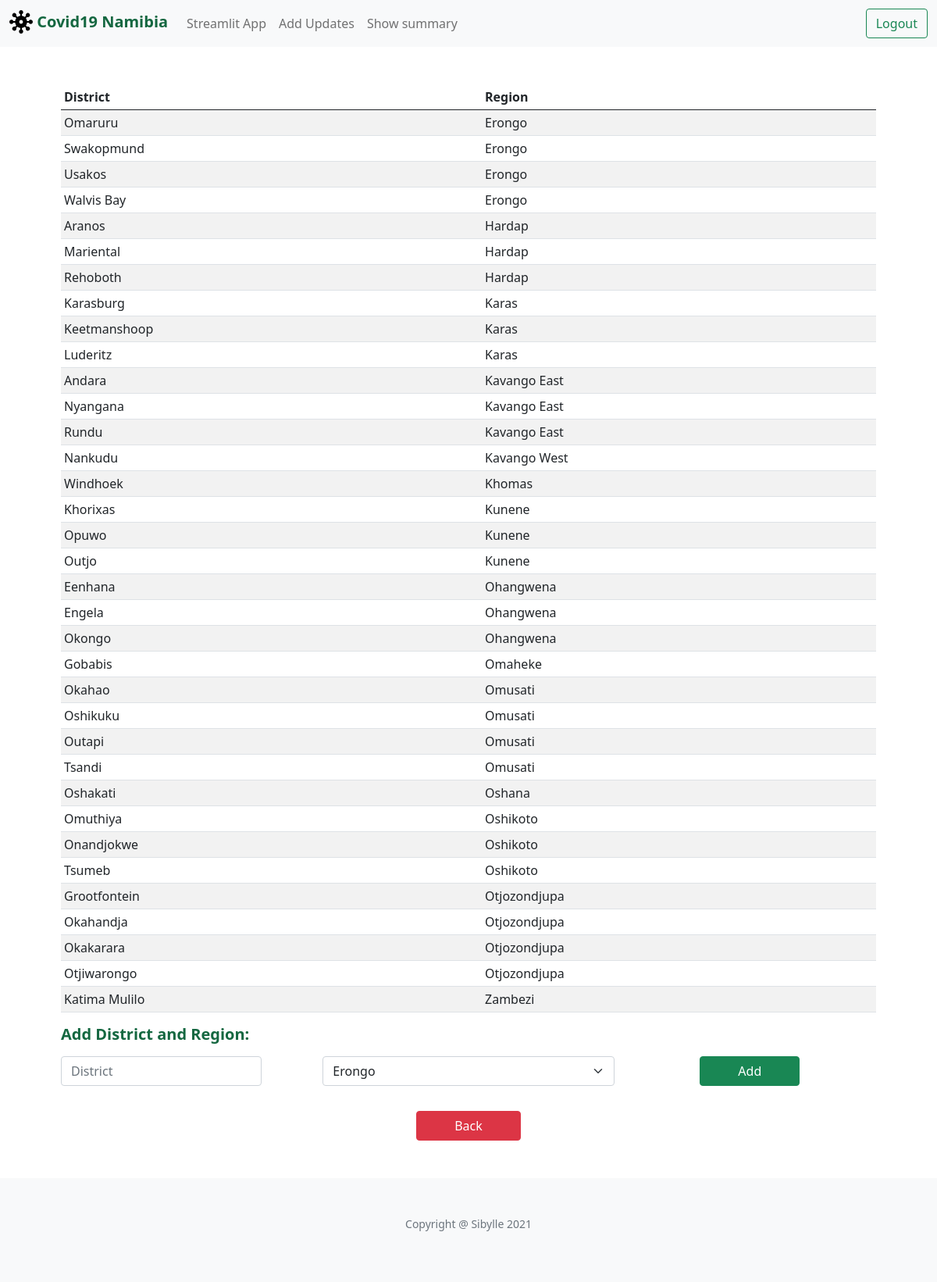
The page /add_district (signed in) on the database its author committed.
### tables this page shows
CREATE TABLE districts(id INTEGER PRIMARY KEY, district TEXT NOT NULL, region TEXT NOT NULL);

### application.py (the view)
@app.route("/add_district", methods=["GET", "POST"])
@login_required
def add_district():
    if request.method == "POST":
        existing_districts=[]
        rows= db.execute("SELECT district FROM districts")
        for d in rows:
            existing_districts.append(d["district"])
            print(d["district"])
        if not request.form.get("district"):
            return apology("must provide district", 400)
        if not request.form.get("region"):
            return apology("must provide region", 400)
        if request.form.get("district") in existing_districts:
            return apology("district already exists", 400)
        else:
            db.execute("INSERT INTO districts(district,region) VALUES (?,?)",
                       request.form.get("district"), request.form.get("region"))
        districts = db.execute("SELECT * FROM districts ORDER BY region,district")
        return render_template("add_district.html",districts=districts)
    else:
        db.execute("CREATE TABLE IF NOT EXISTS districts(id INTEGER PRIMARY KEY, district TEXT NOT NULL, region TEXT NOT NULL)")
        db.execute("CREATE UNIQUE INDEX IF NOT EXISTS index_districts ON districts (district)")
        districts = db.execute("SELECT * FROM districts ORDER BY region,district")
        return render_template("add_district.html",districts=districts)

### application.py (called while the page is built)
def login_required(f):
    @wraps(f)
    def decorated_function(*args, **kwargs):
        if session.get("user_id") is None:
            return redirect("/login")
        return f(*args, **kwargs)
    return decorated_function

@app.after_request
def after_request(response):
    response.headers["Cache-Control"] = "no-cache, no-store, must-revalidate"
    response.headers["Expires"] = 0
    response.headers["Pragma"] = "no-cache"
    return response

### templates/add_district.html (shortened to what this page needs)
{% extends "layout.html" %}
{% block main %}
  <table class="table table-sm table-striped">
    <thead>
        <tr>
            <th scope="col">District</th>
            <th scope="col">Region</th>
        </tr>
    </thead>
    <tbody>
        {% if districts %}
        {% for row in districts %}
        <tr>
            <td class="text-left">{{ row.district }}</td>
            <td class="text-left">{{ row.region }}</td>
        </tr>
        {% endfor %}
        {% endif %}
    </tbody>
  </table>
    <form action="/add_district" method="post">
    	<h5 class="mb-3"> Add District and Region:</h5>
    	<div class="row">
        <div class="form-group col mb-2">
            <input autocomplete="off" autofocus class="form-control" name="district" placeholder="District" type="text">
        </div>
		<select class="form-select col mb-2" aria-label="Default select example" name="region">
		  <option selected>Erongo</option>
		</select>
        <div class="text-center col">
        	<button class="btn btn-success px-5" type="submit">Add</button>
        </div>
    </div>
    </form>
    <div class="text-center mt-4">
      <a class="btn btn btn-danger px-5" href="./" role="button">Back</a>
  </div>
{% endblock %}

### static/styles.css (style rules this page uses)
body { font-weight: 400; font-style: normal; font-size: 16px; opacity: 1; visibility: visible; }
h2,h5 { color: #146740; font-weight:600; }
.form-control { display: inline-block; width: auto; }

### rows shown on the page
districts: district "Omaruru", region "Erongo"
districts: district "Swakopmund", region "Erongo"
districts: district "Usakos", region "Erongo"
districts: district "Walvis Bay", region "Erongo"
districts: district "Aranos", region "Hardap"
districts: district "Mariental", region "Hardap"
districts: district "Rehoboth", region "Hardap"
districts: district "Karasburg", region "Karas"
districts: district "Keetmanshoop", region "Karas"
districts: district "Luderitz", region "Karas"
districts: district "Andara", region "Kavango East"
districts: district "Nyangana", region "Kavango East"
districts: district "Rundu", region "Kavango East"
districts: district "Nankudu", region "Kavango West"
districts: district "Windhoek", region "Khomas"
districts: district "Khorixas", region "Kunene"
districts: district "Opuwo", region "Kunene"
districts: district "Outjo", region "Kunene"
districts: district "Eenhana", region "Ohangwena"
districts: district "Engela", region "Ohangwena"
districts: district "Okongo", region "Ohangwena"
districts: district "Gobabis", region "Omaheke"
districts: district "Okahao", region "Omusati"
districts: district "Oshikuku", region "Omusati"
districts: district "Outapi", region "Omusati"
districts: district "Tsandi", region "Omusati"
districts: district "Oshakati", region "Oshana"
districts: district "Omuthiya", region "Oshikoto"
districts: district "Onandjokwe", region "Oshikoto"
districts: district "Tsumeb", region "Oshikoto"
districts: district "Grootfontein", region "Otjozondjupa"
districts: district "Okahandja", region "Otjozondjupa"
districts: district "Okakarara", region "Otjozondjupa"
districts: district "Otjiwarongo", region "Otjozondjupa"
districts: district "Katima Mulilo", region "Zambezi"
